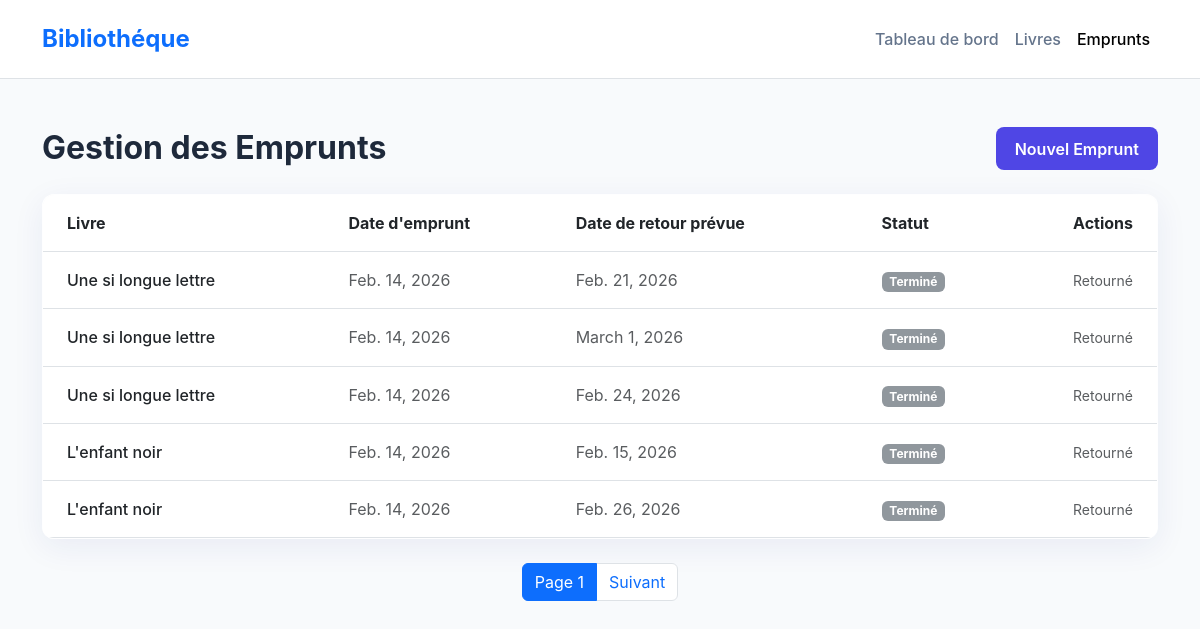
The page /emprunts/ on the database its author committed.
### biblio/models.py (models this page shows, shortened)
class Emprunt(models.Model):
    livre = models.ForeignKey(Livre, on_delete=models.CASCADE, related_name='emprunts')
    dateEmprunt = models.DateField(auto_now_add=True)
    dateRetour = models.DateField(null=True, blank=True)

class Livre(models.Model):
    titre = models.CharField(max_length=200)
    auteur = models.CharField(max_length=100)
    isbn = models.CharField(max_length=13, unique=True)
    quantite = models.PositiveIntegerField(default=1, verbose_name="Nombre d'exemplaires")

### biblio/views.py (the view)
# urls.py: path('emprunts/', views.EmpruntListView.as_view(), name='emprunt_list'),
class EmpruntListView(ListView):
    model = Emprunt
    template_name = 'biblio/emprunt_list.html'
    context_object_name = 'emprunts'
    paginate_by = 5

### templates/biblio/emprunt_list.html (shortened to what this page needs)
{% extends 'base.html' %}
{% block content %}
<div class="d-flex justify-content-between align-items-center mb-4">
    <h2 class="fw-bold mb-0">Gestion des Emprunts</h2>
    <a href="{% url 'emprunt_create' %}" class="btn btn-primary">Nouvel Emprunt</a>
</div>
<div class="glass-card p-0 overflow-hidden">
    <div class="table-responsive">
        <table class="table table-hover mb-0">
            <thead class="bg-light">
                <tr>
                    <th class="ps-4 py-3">Livre</th>
                    <th class="py-3">Date d'emprunt</th>
                    <th class="py-3">Date de retour prévue</th>
                    <th class="py-3">Statut</th>
                    <th class="py-3 text-end pe-4">Actions</th>
                </tr>
            </thead>
            <tbody>
                {% for emprunt in emprunts %}
                <tr>
                    <td class="ps-4 py-3 fw-medium">{{ emprunt.livre.titre }}</td>
                    <td class="py-3 text-muted">{{ emprunt.dateEmprunt }}</td>
                    <td class="py-3 text-muted">
                        {% if emprunt.dateRetour %}
                        {{ emprunt.dateRetour }}
                        {% else %}
                        <span class="text-danger small fw-bold">Non retourné</span>
                        {% endif %}
                    </td>
                    <td class="py-3">
                        {% if emprunt.dateRetour %}
                        <span class="badge bg-secondary opacity-75">Terminé</span>
                        {% else %}
                        <span class="badge border text-primary">En cours</span>
                        {% endif %}
                    </td>
                    <td class="py-3 text-end pe-4">
                        {% if not emprunt.dateRetour %}
                        <a href="{% url 'emprunt_return' emprunt.pk %}" class="btn btn-sm btn-success">Enregistrer
                            Retour</a>
                        {% else %}
                        <span class="text-muted small">Retourné</span>
                        {% endif %}
                    </td>
                </tr>
                {% empty %}
                <tr>
                    <td colspan="5" class="text-center py-5 text-muted">
                        Aucun emprunt enregistré.
                    </td>
                </tr>
                {% endfor %}
            </tbody>
        </table>
    </div>
</div>
{% if is_paginated %}
<nav class="mt-4">
    <ul class="pagination justify-content-center">
        <li class="page-item active"><span class="page-link">Page {{ page_obj.number }}</span></li>
        {% if page_obj.has_next %}
        <li class="page-item"><a class="page-link" href="?page={{ page_obj.next_page_number }}">Suivant</a></li>
        {% endif %}
    </ul>
</nav>
{% endif %}
{% endblock %}

### templates/base.html (shortened to what this page needs)
{% load static %}
<!DOCTYPE html>
<html lang="fr">
<head>
    <link href="https://cdn.jsdelivr.net/npm/bootstrap@5.3.0/dist/css/bootstrap.min.css" rel="stylesheet">
    <link rel="stylesheet" href="{% static 'css/styles.css' %}">
</head>
<body>
    <nav class="navbar navbar-expand-lg bg-white border-bottom sticky-top py-3">
        <div class="container">
            <a class="navbar-brand fw-bold fs-4 text-primary" href="{% url 'dashboard' %}">Bibliothéque</a>
            <div class="collapse navbar-collapse" id="navbarNav">
                <ul class="navbar-nav ms-auto">
                    <li class="nav-item">
                        <a class="nav-link {% if request.resolver_match.url_name == 'dashboard' %}active{% endif %}"
                            href="{% url 'dashboard' %}">Tableau de bord</a>
                    </li>
                    <li class="nav-item">
                        <a class="nav-link {% if 'livre' in request.resolver_match.url_name %}active{% endif %}"
                            href="{% url 'livre_list' %}">Livres</a>
                    </li>
                    <li class="nav-item">
                        <a class="nav-link {% if 'emprunt' in request.resolver_match.url_name %}active{% endif %}"
                            href="{% url 'emprunt_list' %}">Emprunts</a>
                    </li>
                </ul>
            </div>
        </div>
    </nav>
    <main class="container py-5">
        {% block content %}{% endblock %}
    </main>
</body>
</html>

### static/css/styles.css (style rules this page uses)
:root { --primary: #4f46e5; --primary-hover: #4338ca; --bg-main: #f8fafc; --card-bg: rgba(255, 255, 255, 0.8); --text-main: #1e293b; --text-muted: #64748b; --border-radius: 12px; --shadow: 0 4px 6px -1px rgb(0 0 0 / 0.1), 0 2px 4px -2px rgb(0 0 0 / 0.1); --glass-shadow: 0 8px 32px 0 rgba(31, 38, 135, 0.07); }
body { background-color: var(--bg-main); font-family: 'Inter', system-ui, -apple-system, sans-serif; color: var(--text-main); line-height: 1.5; }
.glass-card { background: var(--card-bg); backdrop-filter: blur(10px); -webkit-backdrop-filter: blur(10px); border: 1px solid rgba(255, 255, 255, 0.18); border-radius: var(--border-radius); box-shadow: var(--glass-shadow); padding: 1.5rem; transition: transform 0.2s ease; }
.nav-link { font-weight: 500; color: var(--text-muted); transition: color 0.2s; }
.nav-link.active, .nav-link:hover { color: var(--primary); }
.btn-primary { background-color: var(--primary); border: none; padding: 0.6rem 1.2rem; border-radius: 8px; font-weight: 600; }

### rows shown on the page
Emprunt: livre.titre "Une si longue lettre", dateEmprunt "Feb. 14, 2026", dateRetour "Feb. 21, 2026", shows "Terminé", shows "Retourné"
Emprunt: livre.titre "Une si longue lettre", dateEmprunt "Feb. 14, 2026", dateRetour "March 1, 2026", shows "Terminé", shows "Retourné"
Emprunt: livre.titre "Une si longue lettre", dateEmprunt "Feb. 14, 2026", dateRetour "Feb. 24, 2026", shows "Terminé", shows "Retourné"
Emprunt: livre.titre "L'enfant noir", dateEmprunt "Feb. 14, 2026", dateRetour "Feb. 15, 2026", shows "Terminé", shows "Retourné"
Emprunt: livre.titre "L'enfant noir", dateEmprunt "Feb. 14, 2026", dateRetour "Feb. 26, 2026", shows "Terminé", shows "Retourné"

### other values the page prints
{{ page_obj.number }} "1"
